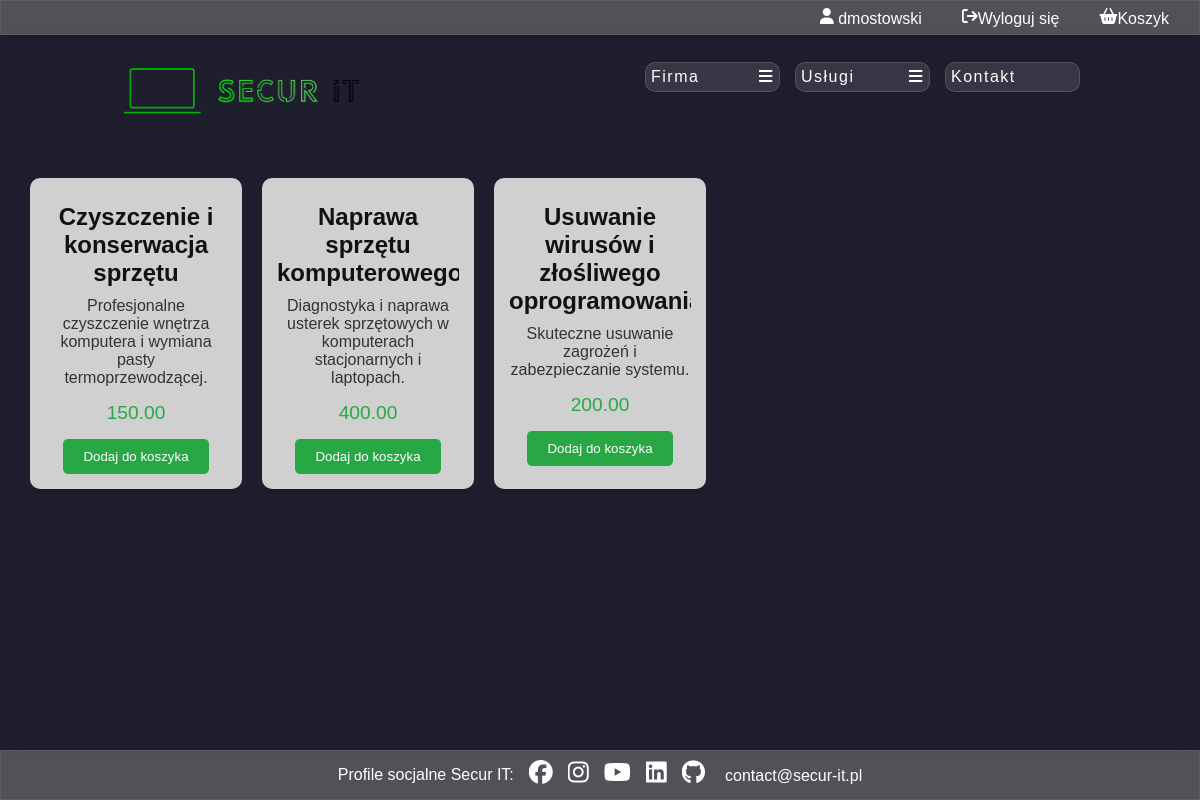
Screenshot of /FO/computer_service.php (signed in) with the database file from the repository.
### tables this page shows
CREATE TABLE IF NOT EXISTS `users` (
  `id_user` int(11) NOT NULL AUTO_INCREMENT,
  `id_employee` int(11) DEFAULT NULL,
  `id_company` int(11) DEFAULT NULL,
  `first_name` varchar(50) DEFAULT NULL,
  `last_name` varchar(100) DEFAULT NULL,
  `id_country_code` int(11) DEFAULT NULL,
  `phone_number` varchar(20) DEFAULT NULL,
  `email_address` varchar(200) DEFAULT NULL,
  `username` varchar(50) DEFAULT NULL,
  `password` varchar(250) DEFAULT NULL,
  `is_company_admin` tinyint(1) DEFAULT NULL,
  `id_discount` int(11) DEFAULT NULL,
  PRIMARY KEY (`id_user`),
  KEY `id_employee` (`id_employee`),
  KEY `id_country_code` (`id_country_code`),
  KEY `id_discount` (`id_discount`)
);

CREATE TABLE IF NOT EXISTS `services` (
  `id_service` int(11) NOT NULL AUTO_INCREMENT,
  `id_service_type` int(11) DEFAULT NULL,
  `name` varchar(100) DEFAULT NULL,
  `description` longtext DEFAULT NULL,
  `price` decimal(10,2) DEFAULT NULL,
  `id_department` int(11) DEFAULT NULL,
  PRIMARY KEY (`id_service`),
  KEY `id_service_type` (`id_service_type`),
  KEY `id_department` (`id_department`)
);

### DB/db_connection.php (called while the page is built, shortened)
<?php
    class db_connection{
        var $host = "localhost";
        var $dbname = "secur_it";
        var $username = "root";
        var $password = "";
        public function databaseConnect(){
            $con = mysqli_connect($this->host, $this->username, $this->password, $this->dbname);
            if(!$con){
                die("Connection failed: " . mysqli_connect_error());
            }
            else{
                $this->connect = $con;
            }
        }
    }
?>

### DB/db_accounts.php (called while the page is built, shortened)
<?php
    include_once("db_connection.php");
    class db_accounts extends db_connection {
        function selectCustomerById($id_user, $id_company)
        {
            mysqli_set_charset($this->connect, "utf8mb4");
            $query = "SELECT u.id_user, u.id_company, u.first_name, u.last_name, u.id_country_code as uicc, cc1.country_code as ucc, u.phone_number as upn, u.email_address as uea, u.username, u.password, u.is_company_admin, c.company_name, c.additional_name, c.tax, c.id_country_code, cc2.country_code as ccc, c.phone_number as cpn, c.email_address as cea
            FROM users as u
            JOIN country_codes as cc1 ON cc1.id_country_code = u.id_country_code
            LEFT JOIN companies as c ON c.id_company = u.id_company
            LEFT JOIN country_codes as cc2 ON cc2.id_country_code = c.id_country_code
            WHERE id_user =".$id_user.";";
            $data = mysqli_query($this->connect, $query);
            if (mysqli_num_rows($data) > 0)
            {
                return $data;
            }
        }
    }
?>

### DB/db_services.php (called while the page is built, shortened)
<?php
    include_once("db_connection.php");
    class db_services extends db_connection{
        function selectServices_computer_service(){
            mysqli_set_charset($this->connect, "utf8mb4");
            $query = 'SELECT * FROM `services` WHERE id_service_type = 5';
            $data = mysqli_query($this->connect, $query);
            if (mysqli_num_rows($data) > 0){
            return $data;
            }
        }
    }
?>

### FO/computer_service.php (the view, shortened to what this page needs)
<!DOCTYPE html>
<html lang="pl">
    <head>
        <link rel="stylesheet" href="./style.css">
        <link rel="stylesheet" href="https://cdnjs.cloudflare.com/ajax/libs/font-awesome/4.7.0/css/font-awesome.min.css">
    </head>
    <body>
        <main class="main">
            <?php
                include("header.php");
                include("nav.php");
                include("footer.php");
            ?>
            <?php
                include('../DB/db_services.php');
                $baza = new db_services();
                $baza->databaseConnect();
                $data = $baza->selectServices_computer_service();
                if (!empty($data)) {
            ?>
            <div class="tresc">
            <?php
                while ($row = mysqli_fetch_assoc($data)) {
                    echo "<div class='artykul'>
                    <h3>".$row['name']."</h3>
                    <p>".$row['description']."</p>
                    <div class='price'>".$row['price']."</div>";
                    if (isset($_SESSION['loggedin']) && $_SESSION['loggedin'] === true) {
                        echo "<form method='POST' action='networks.php'>
                            <input type='hidden' name='id_service' value='".$row['id_service']."'>
                            <button type='submit' name='opcja' value='dodaj'>Dodaj do koszyka</button>
                        </form>";
                    }
                    echo "</div>";
                }
                } else {
                    echo "Brak usług";
                }
            ?>
            </div>
        </main>
    </body>
</html>

### FO/header.php (shortened to what this page needs)
<header class="header">
    <?php
        include_once('../DB/db_accounts.php');
        if (isset($_SESSION['loggedin']) && $_SESSION['loggedin'] === true) {
            $id_user = $_SESSION['id_user'];
            $baza = new db_accounts();
            $baza->databaseConnect();
            $data = $baza->selectCustomerById($id_user, null);
            if ($data && mysqli_num_rows($data) > 0) {
                $user = mysqli_fetch_assoc($data);
                echo "<div class='header-content'>";
                echo "<a href='./account.php' class='header-link'><i class='fa-solid fa-user'></i> ";
                echo ($user['username']);
                echo "</a><a href='./logout.php' class='header-link'><i class='fa-solid fa-arrow-right-from-bracket'></i>Wyloguj się</a>";
                echo "<a href='basket.php' class='header-link'><i class='fa-solid fa-basket-shopping'></i>Koszyk</a>";
                echo "</div>";
            }
        }
        else{
            echo "<div class='header-content'>";
            echo "<a href='./registration.php' class='header-link'><i class='fa-solid fa-user-plus'></i>Rejestracja</a>";
            echo "<a href='./login.php' class='header-link'><i class='fa-solid fa-user'></i>Logowanie</a>";
            echo "</div>";
        }
    ?>
</header>

### FO/style.css (style rules this page uses)
* { margin: 0; text-decoration: none; overflow: hidden; font-family: 'Gill Sans', 'Gill Sans MT', Calibri, 'Trebuchet MS', sans-serif; box-sizing: border-box; }
body { background-color: #1e1e2f; font-family: 'Roboto Mono', monospace; color: #fff; margin: 0; overflow: hidden; }
header { display: flex; height: 35px; justify-content: flex-end; align-items: center; padding: 5px; padding-right: 190px; background-color: rgb(117, 116, 116, 0.6); box-shadow: 0 4px 30px rgba(0, 0, 0, 0.1); backdrop-filter: blur(3.5px); -webkit-backdrop-filter: blur(3.5px); border: 1px solid rgba(147, 143, 143, 0.18); }
.header { display: flex; justify-content: flex-end; align-items: center; padding: 10px 20px; background-color: rgb(117, 116, 116, 0.6); box-shadow: 0 4px 30px rgba(0, 0, 0, 0.1); backdrop-filter: blur(3.5px); -webkit-backdrop-filter: blur(3.5px); border: 1px solid rgba(147, 143, 143, 0.18); }
.header-content { display: flex; gap: 20px; }
.header-link { color: white; text-decoration: none; font-size: 16px; padding: 10px; border-radius: 5px; transition: background-color 0.3s, transform 0.3s; }
.main { overflow: auto; width: 100vw; height: calc(100vh - 50px); background-size: cover; margin-bottom: 50px; }
.tresc { display: grid; grid-template-columns: repeat(auto-fill, minmax(200px, 1fr)); gap: 20px; padding: 20px; border-radius: 10px; color: rgb(255, 255, 255); margin: 10px; overflow: auto; text-shadow: 2px 2px #000000; }
.artykul { background-color: #d0d0d0; border-radius: 10px; box-shadow: 0 4px 8px rgba(0, 0, 0, 0.1); overflow: hidden; transition: transform 0.3s, box-shadow 0.3s; padding: 15px; text-align: center; color: #222; text-shadow: none; }
.artykul h3 { margin: 10px 0; font-size: 1.5em; color: #111; }
.artykul p { color: #333; font-size: 1em; margin-bottom: 15px; }
.artykul .price { font-size: 1.2em; color: #28a745; margin-bottom: 15px; }
.artykul button { background-color: #28a745; color: white; border: none; border-radius: 5px; padding: 10px 20px; cursor: pointer; transition: background-color 0.3s, transform 0.3s; }
.artykul { background-color: #d0d0d0; border-radius: 10px; margin-bottom: 10px; box-shadow: 0 4px 8px rgba(0, 0, 0, 0.1); overflow: hidden; transition: transform 0.3s, box-shadow 0.3s; padding: 15px; text-align: center; color: #222; text-shadow: none; margin-bottom: 5px; }

### rows the page displays
users: username "dmostowski"
services: name "Czyszczenie i konserwacja sprzętu", description "Profesjonalne czyszczenie wnętrza komputera i wymiana pasty termoprzewodzącej.", price "150.00"
services: name "Naprawa sprzętu…", description "Diagnostyka i naprawa usterek sprzętowych w komputerach stacjonarnych i laptopach.", price "400.00"
services: name "Usuwanie wirusów i złośliwego…", description "Skuteczne usuwanie zagrożeń i zabezpieczanie systemu.", price "200.00"
